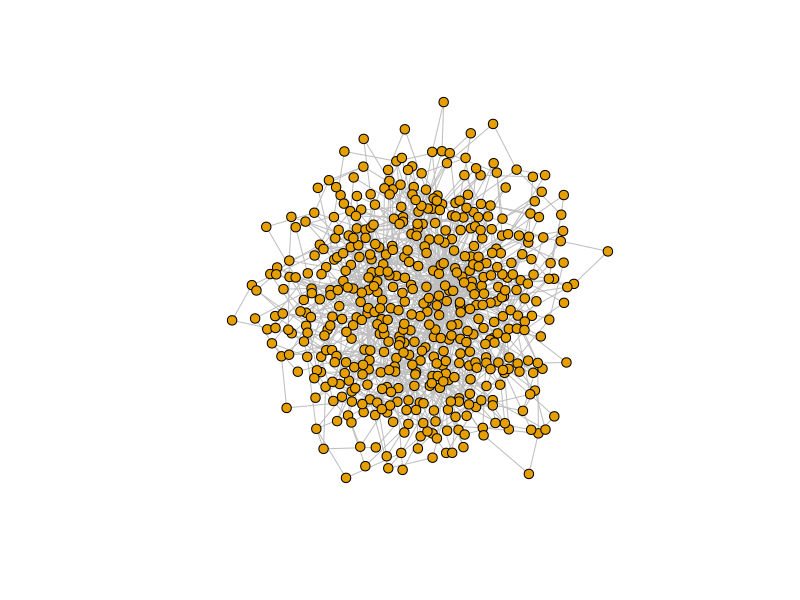
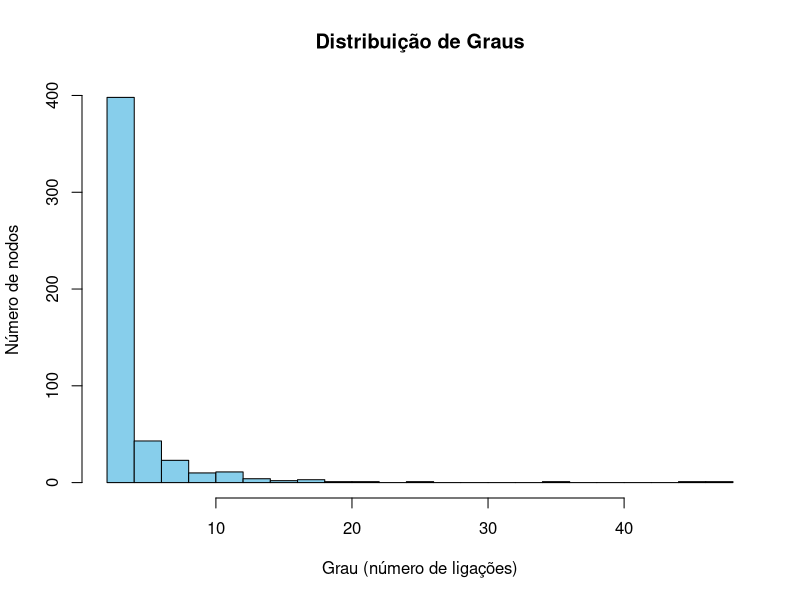
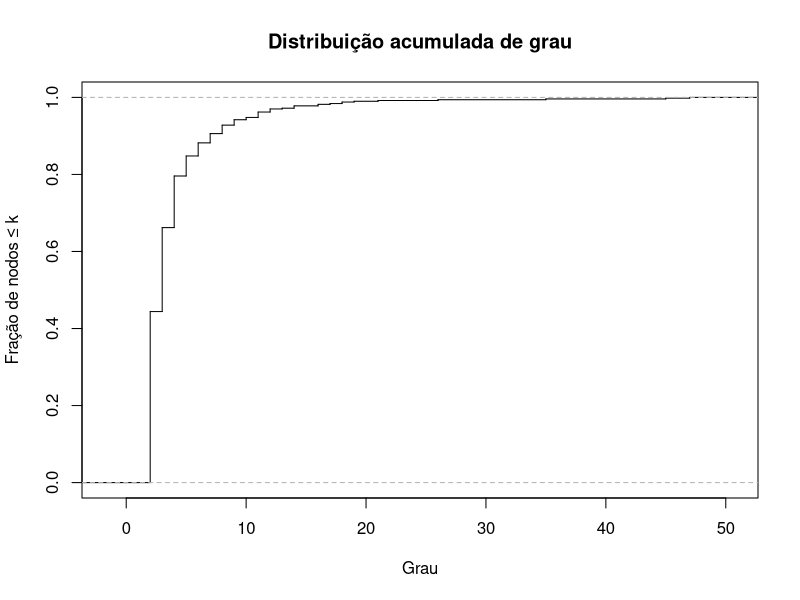
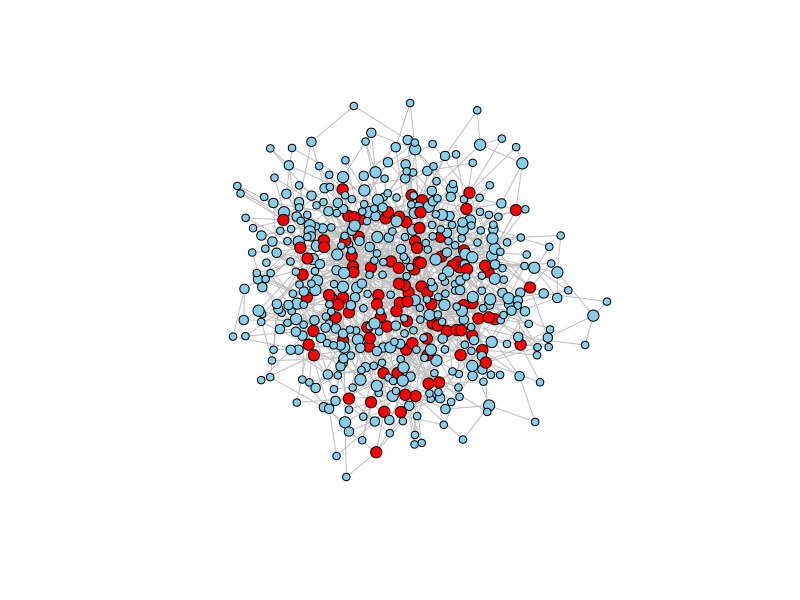

Reproduce these figures in R, in order.
# install.packages("igraph")
library(igraph)

# Leitura dos dados e construção do grafo
dados <- read.table("trab.txt")
g <- graph_from_data_frame(dados, directed = FALSE)
g

# Parte I

#a)
# Dimensão/Número de nodos -> 113
N_nod <- vcount(g)

# Número de ligações -> 2196
N_lig  <- ecount(g)

# Densidade -> 0.3470291 -> relativamente densa
den <- edge_density(g)

#b)

# Grau e estatísticas
grau <- degree(g)
mean(grau); median(grau); quantile(grau)

# Estatísticas
# Média -> 38.86726
# Mediana -> 37
# Quantis -> Q1:37 ; Q2:37 ; Q3:50

# Distribuição ????????

# Heterogeneidade -> 1.222905 -> Ligeiramente Heterogénia
mean(grau^2)/mean(grau)^2

# Existência de hubs
# Podemos concluir que existem hubs moderados mas nada extremo

#c)

# Associação de Grau -> -0.1225804 -> Ligeiramente Disassortativa (nodos de grau elevado tendem a ligar-se a nodos de grau baixo)
assortativity_degree(g)

#d)

# Distância entre nodos -> 1.65629 -> a maioria dos nodos está ligada diretamente ou por um intermediário (raramente por 2 intermediários)
mean_distance(g)

#e)

# Clustering global -> 0.4952046 -> triângulos são frequentes
transitivity(g, type="global")

# Clustering Local ?????????
transitivity(g, type="local") # n sei interpretar

#f)

# Core -> núcleos/centros das ligações (acho eu)
core <- coreness(g)
table(core)

#g) "Elabore um pequeno texto com comentários adicionais que considere pertinentes."

#h) "Tendo em conta o contexto, identifique algumas características/o papel de alguns dos presentes na festa. Justifique."



### Parte II

############
#### Q1 ####
############

# Modelo Preferential-Attachment
# n(odes) = 500 nodos
# e(dges) = 1000 ligacoes
set.seed(5158)
rede <- sample_pa(n = 500, power = 1, m = 2, directed = FALSE)

ecount(rede)

vcount(rede)

plot(rede, vertex.size = 5, vertex.label = NA, edge.color = "grey")

# i) determine a densidade e classifique a rede;
# Bastante esparsa com densidade 0.008
densidade_pa <- edge_density(rede)

# ii) indique se a rede é conexa;
# TRUE
is_connected(rede)

# iii) - obtenha o grau médio e a distribuição de grau.
# Caracterize a distribuição de grau (mediana, quartis, etc.) e comente;
graus <- degree(rede)

avg_grau <- mean(graus)
summary(graus)

# Difícil visualização
hist(graus, breaks = 30, col = "skyblue",
     main = "Distribuição de Graus",
     xlab = "Grau (número de ligações)",
     ylab = "Número de nodos")

# Calcular distribuição acumulada
graus_sorted <- sort(graus)
cdf <- ecdf(graus_sorted)

# Plot CDF
plot(cdf, main = "Distribuição acumulada de grau",
     xlab = "Grau", ylab = "Fração de nodos ≤ k",
     verticals = TRUE, do.points = FALSE)


# iv) - calcule o parâmetro de heterogeneidade. 
# Indique o que pode concluir quanto à existência de hubs;
grau_medio <- mean(graus)
grau2_medio <- mean(graus^2)

H <- grau2_medio / (grau_medio^2) # H = 2.13!

Q3 <- quantile(graus, 0.75)
sum(graus > Q3)        # número de nodos acima de Q3
sum(graus > Q3) / length(graus) * 100  # percentual da rede

sum(graus > 10)
sum(graus > 10) / length(graus) * 100
hubs <- graus > 10


layout <- layout_with_fr(rede, niter = 2000, area = vcount(rede)^2 * 50)
vertex_sizes <- pmin(graus + 2, 6)  # limita tamanho máximo
plot(rede, layout = layout,
     vertex.size = vertex_sizes,
     vertex.color = ifelse(graus > quantile(graus, 0.75), "red", "skyblue"),
     vertex.label = NA,
     edge.color = "grey",
     margin = 0)

# v) estude a associação de grau e indique o que poderá concluir-se;
assor <- assortativity_degree(rede, directed=FALSE)
assor # r < 0 é disassociativa, logo os hubs não estão conetados entre si.

# vi) - determine a média dos comprimentos dos caminhos mais curtos e 
# o diâmetro da rede. # Indique o que pode concluir-se quanto à distância média;

avg_path <- mean_distance(rede, directed = FALSE)
avg_path

diam <- diameter(rede, directed = FALSE)
diam

# vii) - determine os coeficientes de clustering da rede. 
# Diga o que pode concluir-se quanto à existência de triângulos.
clust_media <- transitivity(rede, type = "average")
clust_media
